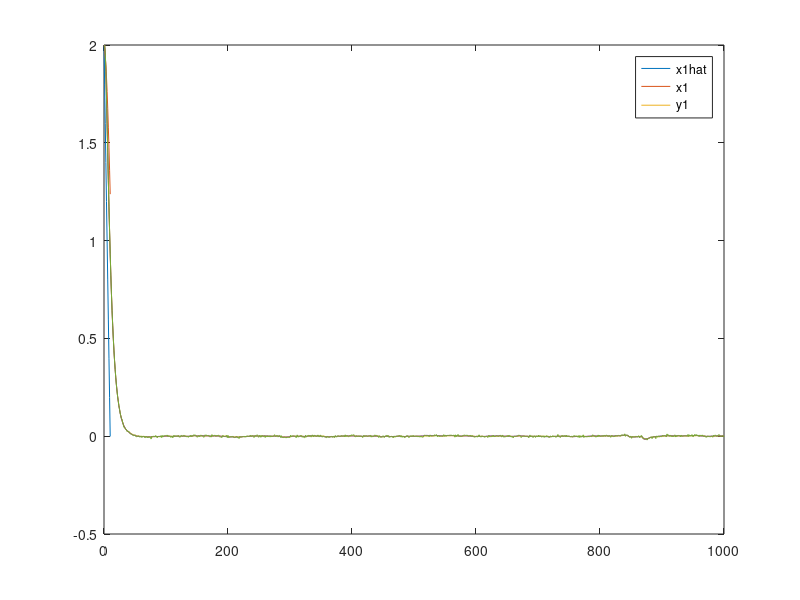
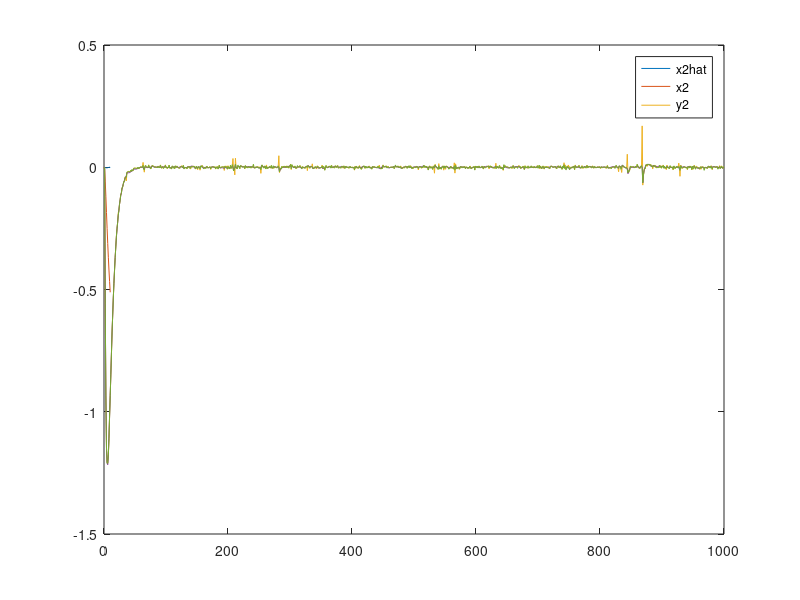
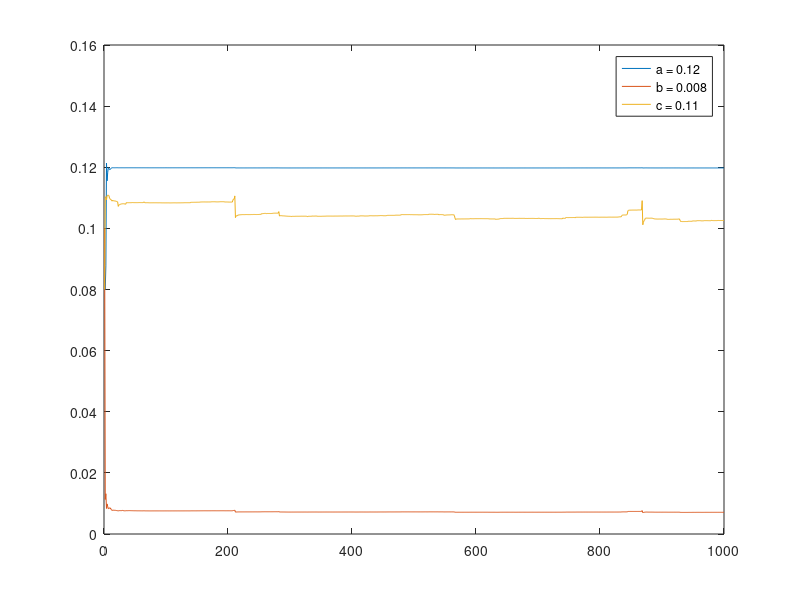
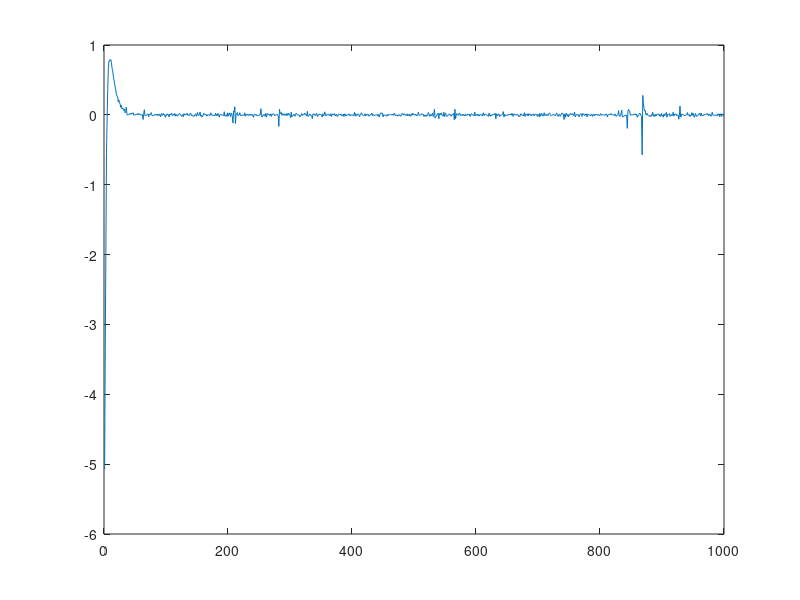

MATLAB code for these plots, in order: (Note: this script raises an error after producing the figures.)
%% problem 3.1
close all
clear all
T = 0.1;
A =[1 T; 0 1];
B = [T^2 / 2; T];
Q = eye(2);
R = 0.1;

N = 10;
P = cell(N);
P{N} = [10 0;0 10];
p11 = zeros(1,N);p11(N) = P{N}(1,1);
p12 = zeros(1,N);p12(N) = P{N}(1,2);
p21 = zeros(1,N);p21(N) = P{N}(2,1);
p22 = zeros(1,N);p22(N) = P{N}(2,2);

% Solving Riccati Equation
for i = N-1:-1:1
    P{i} = Q + A' * P{i+1} * A - A' * P{i+1} * B * inv(R + B' * P{i+1} * B) * B' * P{i+1} * A;
    p11(i) = P{i}(1,1);
    p12(i) = P{i}(1,2);
    p21(i) = P{i}(2,1);
    p22(i) = P{i}(2,2);
end
control_gain = -inv(R + B' * P{1} * B) * B' * P{1} * A;

W = 0.0001* eye(1);
V = 0.00001*eye(2);
w = normrnd(0,sqrt(W), [1,10]);

xo = [2;0];
r = zeros(2,1,20);
r(:,:,1) = xo;
for i = 2:19
    if i <= N
        r(:,:,i) = ((N - (i- 1)) / N) .* xo;
    else
        r(:,:,i) = 0;
    end
end


x = zeros(2,1,11);
x(:,:,1) = xo;

state_k = zeros(2,1,10);
state_k(:,:,1) = xo - r(:,:,1);

control = zeros(N-1);
control(1) = control_gain * state_k(:,:,1);

for i = 2:N+1

    %system dynamics
    state_k(:,:,i) = A * state_k(:,:,i - 1) + B * (control(i - 1) + w(i - 1));
    x(:,:,i) = state_k(:,:,i) + r(:,:,i);
    if i <=N
        control(i) = control_gain * state_k(:,:,i);
    end
    
end

figure(1);
plot(0:N, squeeze(x(1,1,1:N+1)));
hold on
figure(2);
plot(0:N, squeeze(x(2,1,1:N+1)));
hold on
figure(3);
plot(0:8, squeeze(control(1:9)));

%% problem 3.6, 3.7


T = 0.1;
A =[1 T; 0 1];
B = [T^2 / 2; T];
C = eye(2);
Q = eye(2);
R = 0.1;

N = 10;

M = cell(N);
M{1} = [0.001 0;0 0.001];

% Solving Riccati Equation
for i = 2:1:N
    M{i} = A * M{i - 1} * A.' + B * W * B.' - A.' * M{i - 1} * C.' * inv([C * M{i - 1} * C.' + V]) * C * M{i - 1} * A.';
end

kalman_gain = M{N} * C.' * inv(C * M{N} * C.' + V);


x_hat = zeros(2,1,11);
x_hat(:,:,1) = xo;

y = zeros(2,1,11);
y(:,:,1) = x(:,:,1) + normrnd(0,sqrt(V))  * [1;1];


control = zeros(N-1);
control(1) = control_gain * (x(:,:,1) - r(:,:,1));

for i = 2:N+1
    %measurement
    y(:,:, i) = x(:,:,i) + normrnd(0,sqrt(V))  * [1;1];
    
    %system dynamics
    x_hat_prio = A * x_hat(:,:,i - 1) + B * (control(i - 1));
    x_hat(:,:,i) = x_hat_prio + kalman_gain * (y(:,:,i) - x_hat_prio);

    if i <=N
        control(i) = control_gain * (x_hat(:,:,i) - r(:,:,i));
    end

end

figure(1);
plot(0:N, squeeze(x_hat(1,1,1:N+1)));
figure(2);
plot(0:N, squeeze(x_hat(2,1,1:N+1)));
% figure(4);
% plot(0:N, squeeze(x(1,1,1:N+1)));
% hold on
% plot(0:N, squeeze(y(1,1,1:N+1)));


%% problem 4.2
close all
clear all
N = 1000;
Q = eye(2);
R = 0.1;
A = cell(N);
B = cell(N);

a = 0.12;
b = 0.008;
c = 0.11;
a_hat = zeros(N,1);
b_hat = zeros(N,1);
c_hat = zeros(N,1);
a_hat(1,1) = 0.08;
b_hat(1,1) = 0.1;
c_hat(1,1) = 0.08;

x = zeros(2,1,N);
x(:,:,1) = [2;0];
x_hat = zeros(2,1,N);
x_hat(:,:,1) = [2;0];

y = zeros(2,1,N);
y(:,:,1) = x(:,:,1);

x_extended = zeros(5,1,N);
x_extended(:,:,1) = [x_hat(:,:,1); a_hat(1); b_hat(1); c_hat(1)];

W = 0.0001* eye(1);
V = 0.00001*eye(2);
w = normrnd(0,sqrt(W), [1,N]);
% a_w = normrnd(0,0, [1,N]);
% b_w = normrnd(0,0, [1,N]);
% c_w = normrnd(0,0, [1,N]);
a_w = zeros(N);
b_w = zeros(N);
c_w = zeros(N);

itr = 40;

control = zeros(N,1);

Zk = 0.001 * eye(5);


%actual system
A_a = [1 a; 0 1];
B_a = [b; c];


for i = 2:N

    A{i -1} = [1 a_hat(i - 1); 0 1];
    B{i - 1}= [b_hat(i - 1) ; c_hat(i - 1)];
    P = [2 5; 1 10];
    
    % Solving Riccati Equation
    for j = itr:-1:1
        P = Q + A{i - 1}' * P * A{i - 1} - A{i - 1} * P * B{i - 1} * inv(R + B{i - 1}' * P * B{i - 1}) * B{i - 1}' * P * A{i - 1};
    end
    control_gain = -inv(R + B{i - 1}' * P * B{i - 1}) * B{i - 1}' * P * A{i - 1};

    control(i - 1) = control_gain * x_hat(:,:,i - 1);
    
    A_bar = [1 a_hat(i - 1) x_hat(2,1,i - 1) control(i - 1) 0;
                  0 1                0                     0                 control(i - 1);
                  0 0 1 0 0; 0 0 0 1 0; 0 0 0 0 1];
    B_bar = blkdiag(B{i - 1}, eye(3));
    C_bar = [1 0 0 0 0; 0 1 0 0 0];
    
    x_extended_prio = [A{i - 1} * x_hat(:,:,i - 1) ; x_extended(3:5,1,i - 1)] + [B{i - 1} * control(i - 1); 0; 0; 0 ] + B_bar * [w(i - 1); a_w(i - 1); b_w(i - 1); c_w(i - 1)];
    Mk = A_bar * Zk * A_bar.' + B_bar * diag([w(i - 1), a_w(i - 1), b_w(i - 1), c_w(i - 1)]) * B_bar.';
    
    KF_gain = Mk * C_bar.' * inv(C_bar * Mk * C_bar.' + V);
    measurement_noise = (normrnd(0,sqrt(V))) * [1;1];
    
    %actual sys
    x(:,:,i) = A_a * x(:,:,i -1) + B_a * (control(i - 1));
    y(:,:,i) = x(:,:,i) + measurement_noise;
    
    x_extended(:,:,i) = x_extended_prio + KF_gain * (y(:,:,i) - C_bar * x_extended_prio);
    x_hat(:,:, i) = x_extended(1:2,:,i);
    a_hat(i) = x_extended(3,:,i);
    b_hat(i) = x_extended(4,:,i);
    c_hat(i) = x_extended(5,:,i);
    
    Zk = Mk - KF_gain * C_bar * Mk;
    
    
end

figure(1);
plot(squeeze(x_hat(1,1,:)))
hold on
plot(squeeze(x(1,1,:)))
hold on
plot(squeeze(y(1,1,:)))
legend('x1hat','x1', 'y1');

figure(2);
plot(squeeze(x_hat(2,1,:)))
hold on
plot(squeeze(x(2,1,:)))
hold on
plot(squeeze(y(2,1,:)))
legend('x2hat','x2', 'y2');

figure(3);
plot(squeeze(a_hat(:)));
hold on;
plot(squeeze(b_hat(:)));
hold on;
plot(squeeze(c_hat(:)));
legend('a = 0.12', 'b = 0.008', 'c = 0.11');

figure(4);
plot(control(:))

%% problem 4.3
close all
clear all
%number of steps
N = 1000;

Q = eye(2);
R = 0.1;


A = cell(N);
B = cell(N);

%parameters
a = 0.12;
b = 0.008;
c = 0.11;
a_hat = zeros(N,1);
b_hat = zeros(N,1);
c_hat = zeros(N,1);
a_hat(1,1) = 0.1;
b_hat(1,1) = 0.005;
c_hat(1,1) = 0.1;

%states
x = zeros(2,1,N);
x(:,:,1) = [2;0];
x_hat = zeros(2,1,N);
x_hat(:,:,1) = [3;0];
x_extended = zeros(5,1,N);
x_extended(:,:,1) = [x_hat(:,:,1); a_hat(1); b_hat(1); c_hat(1)];

%outputs
y = zeros(2,1,N);
y(:,:,1) = x(:,:,1);

%actual system
A_a = [1 a; 0 1];
B_a = [b; c];

%noise
W = 0.0001* eye(1);
W_bar = diag([W, 0, 0, 0]);
V = 0.00001*eye(2);
w = normrnd(0,sqrt(W), [1,N]);
w_theta = [0.00001;0.00001;0.00001];

itr = 30;
control = zeros(N,1);

Zk = blkdiag(0.001 * eye(2), w_theta(1), w_theta(2), w_theta(3));

for i = 2:N
    A{i -1} = [1 a_hat(i - 1); 0 1];
    B{i - 1}= [b_hat(i - 1) ; c_hat(i - 1)];

    P = [2 5; 1 10];
    
    % Solving Riccati Equation for LQR control
    for j = itr:-1:1
        P = Q + A{i - 1}' * P * A{i - 1} - A{i - 1} * P * B{i - 1} * inv(R + B{i - 1}' * P * B{i - 1}) * B{i - 1}' * P * A{i - 1};
    end
    control_gain = -inv(R + B{i - 1}' * P * B{i - 1}) * B{i - 1}' * P * A{i - 1};

    control(i - 1) = control_gain * x_hat(:,:,i - 1);


    B_bar = blkdiag(B{i - 1}, 1,1,1);
    C_bar = [1 0 0 0 0; 0 1 0 0 0];
         
    %UKF sampling
    sample_states = zeros(5,itr);
    sample_states(:,:) =mvnrnd(x_extended(:,:, i - 1), Zk,itr).'; %samples, size = 5 x 30
    
    sample_states_prop= zeros(5,itr);
    sample_states_prop(:,:) = [A{i - 1} * sample_states(1:2,:); sample_states(3:5,:)] + [B{i - 1} * control(i - 1); 0; 0; 0 ];
       
    %UKF Dynamic updates
    x_extended_prio = mean(sample_states_prop,2); 
    Mk = cov(sample_states_prop.') + B_bar *W_bar* B_bar.';

    
    %UKF Measurement updates
    sample_states_measurement = zeros(5,itr);
    sample_states_measurement(:,:) =mvnrnd(x_extended_prio, Mk, itr).'; %samples, size = 5 x 30
    
    tmp_y = C_bar * sample_states_measurement(:,:);
    mean_y = mean(tmp_y, 2);
%     sig_y_k = diag(var(tmp_y,0,2)) + V;
    sig_y_k = cov(tmp_y.') + V;

    %constructing the covariance matrix of sample_states_prop and tmp_y
    cov11 = cov(sample_states_measurement(1,:),tmp_y(1,:));
    cov12 = cov(sample_states_measurement(1,:),tmp_y(2,:));
    cov21 = cov(sample_states_measurement(2,:),tmp_y(1,:));
    cov22 = cov(sample_states_measurement(2,:),tmp_y(2,:));
    cov31 = cov(sample_states_measurement(3,:),tmp_y(1,:));
    cov32 = cov(sample_states_measurement(3,:),tmp_y(2,:));
    cov41 = cov(sample_states_measurement(4,:),tmp_y(1,:));
    cov42 = cov(sample_states_measurement(4,:),tmp_y(2,:));
    cov51 = cov(sample_states_measurement(5,:),tmp_y(1,:));
    cov52 = cov(sample_states_measurement(5,:),tmp_y(2,:));
    
    sig_xy_k = [cov11(1,2) cov12(1,2); cov21(1,2) cov22(1,2); cov31(1,2) cov32(1,2); cov41(1,2) cov42(1,2); cov51(1,2) cov52(1,2)];
    
    %Parameters updates
    KF_gain = sig_xy_k * inv(sig_y_k);
    measurement_noise = (normrnd(0,sqrt(V))) * [1;1];
    
    %actual sys
    x(:,:,i) = A_a * x(:,:,i -1) + B_a * (control(i - 1));
    y(:,:,i) = x(:,:,i) + measurement_noise;
    
    x_extended(:,:,i) = x_extended_prio + KF_gain * (y(:,:,i) - mean_y);

    x_hat(:,:, i) = x_extended(1:2,:,i);
    a_hat(i) = x_extended(3,:,i);
    b_hat(i) = x_extended(4,:,i);
    c_hat(i) = x_extended(5,:,i);
    
    Zk = Mk - KF_gain * (sig_xy_k.');
    for k = 1:1:5
        for j = 1:1:5
%             if aZk(k,j)) < 0.000000001
                Zk(k,j) = abs(Zk(k,j));

        end
    end
end

figure(1);
plot(squeeze(x_hat(1,1,:)))
hold on
plot(squeeze(x(1,1,:)))
hold on
plot(squeeze(y(1,1,:)))
legend('x1hat','x1', 'y1');

figure(2);
plot(squeeze(x_hat(2,1,:)))
hold on
plot(squeeze(x(2,1,:)))
hold on
plot(squeeze(y(2,1,:)))
legend('x2hat','x2', 'y2');

figure(3);
plot(squeeze(a_hat(:)));
hold on;
plot(squeeze(b_hat(:)));
hold on;
plot(squeeze(c_hat(:)));
legend('a = 0.12', 'b = 0.008', 'c = 0.11');

figure(4);
plot(control(:))

